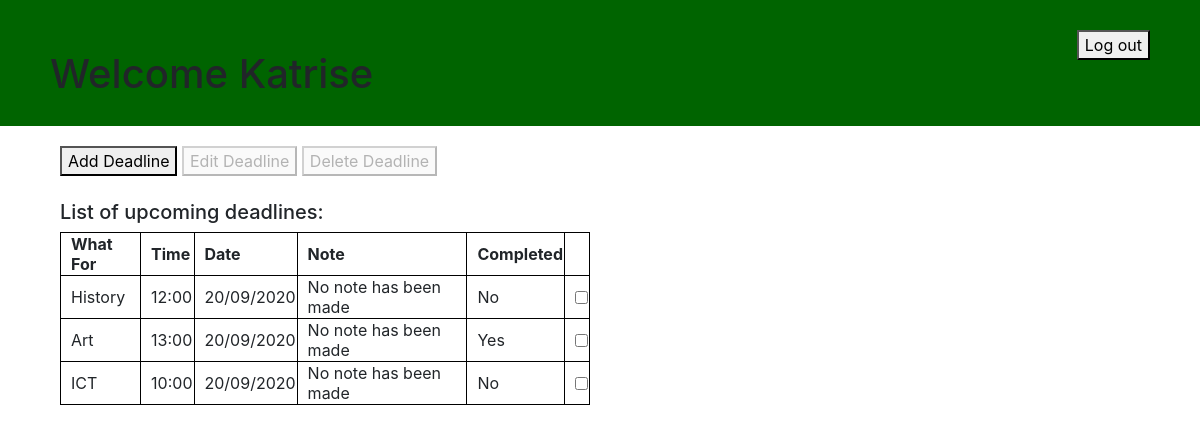
The app's page /Application/Website/ChildView.php (signed in), older data.
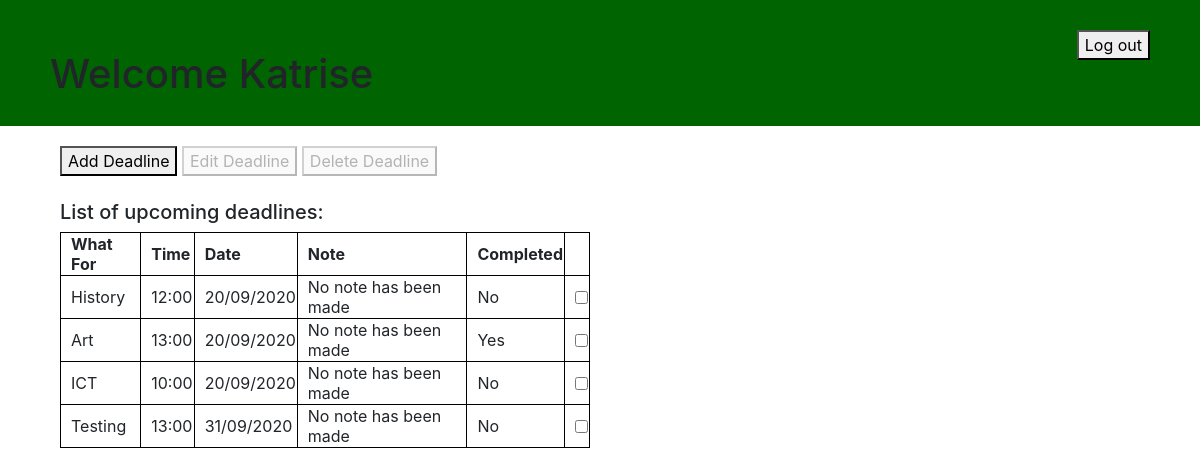
The same page, newer data.
### tables this page shows
CREATE TABLE `deadlines` (
  `Deadline_ID` int(11) NOT NULL,
  `Member_ID` int(11) NOT NULL,
  `Family_ID` int(11) NOT NULL,
  `Deadline_Name` varchar(225) NOT NULL,
  `Deadline_DueTime` varchar(10) NOT NULL,
  `Deadline_DueDate` varchar(15) NOT NULL,
  `Deadline_Note` varchar(225) NOT NULL,
  `Deadline_Completed` varchar(5) NOT NULL
);

### Application/Website/ChildView.php (the view, shortened to what this page needs)
<?php
include_once 'Extras/Stylesheet.php';
?>
<html>
<div class="header">
    <h1>Welcome <?php echo $_SESSION["name"]?></h1>
    <button onclick="Logout()" style="position: absolute; right: 50px; top: 30px">Log out</button>
</div>
<body onload="onload()">
<div class="views"; style="padding-top: 20px; max-width: 50%;">
    <div class="w3-content" style="padding-left: 50px;">
        <button onclick="formview('Addform')" id="btn_Add">Add Deadline</button>
        <button onclick="formview('Editform')" id="btn_Edit">Edit Deadline</button>
        <button onclick="formview('Deleteform')" id="btn_Delete">Delete Deadline</button>
        <br><br>
    </div>
    <div class="w3-content" style="padding-left: 50px;" >
        <h5>List of upcoming deadlines:</h5>
        <div>
            <table id="maintable">
                <tr>
                    <th>What For </th>
                    <th>Time</th>
                    <th>Date</th>
                    <th>Note</th>
                    <th>Completed</th>
                </tr>
                <tr>
                    <?php
                    $results = $_SESSION["deadlines"];
                    $x = 0;
                    $checkname = "";
                    $y = 1;
                    if ($results != null) {
                        foreach ($results as $row) {
                            foreach ($row as $cell) {
                                $checkname .= $cell;
                                $checkname .= "^/";
                                echo "<td>", $cell, "</td>";
                                if ($x == 4) {
                                    $checkname .= "un";
                                    echo "<td>", "<input type='checkbox' id='" . $y . "' name='" . $checkname . "' onchange='getdetails(this)'>", "</td>";
                                }
                                $x = $x + 1;
                            }
                            $y = $y + 1;
                            $x = 0;
                            $checkname = "";
                        }
                    }
                    ?>
                </tr>
            </table>
        </div>
    </div>
</div>
</body>
</html>

Row changes from the older to the newer data that the page shows:
added deadlines: Deadline_Name "Testing", Deadline_DueTime "13:00", Deadline_DueDate "31/09/2020", Deadline_Note "No note has been made", Deadline_Completed "No"
